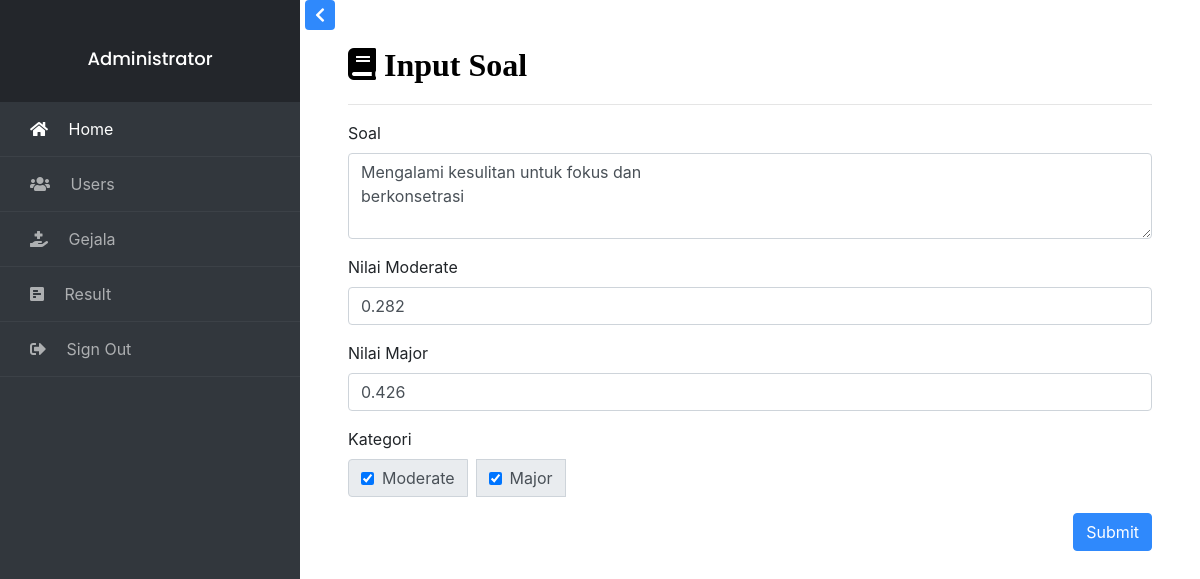
/Admin/editsoal.php?Soalid=4 (signed in), run on the app's committed database.
### tables this page shows
CREATE TABLE `soal` (
  `Soalid` int(11) NOT NULL,
  `Soal` text NOT NULL,
  `Nilai_H1` varchar(12) NOT NULL,
  `Nilai_H2` varchar(12) NOT NULL,
  `Moderate` int(11) NOT NULL,
  `Major` int(11) NOT NULL
);

### Admin/editsoal.php (the view, shortened to what this page needs)
<?php
require('../connected/db.php');
if (isset($_GET['Soalid'])) {
    $id = $_GET['Soalid'];
    $update = mysqli_query($conn, "SELECT * FROM soal WHERE Soalid='$id'");
    if (mysqli_num_rows($update) > 0) {
        while ($row = mysqli_fetch_array($update)) {
            $soal = $row['Soal'];
            $nilai_h1 = $row['Nilai_H1'];
            $nilai_h2 = $row['Nilai_H2'];
            $moderate = $row['Moderate'];
            $major = $row['Major'];
?>
            <!doctype html>
            <html lang="en">
            <head>
                <link rel="stylesheet" href="../assets/fontawesome/css/all.min.css">
                <link rel="stylesheet" href="assets/css/dashboard.css">
                <link rel="stylesheet" href="../assets/bootstrap-4.5.3-dist/css/bootstrap.min.css">
            </head>
            <body>
                <div class="wrapper d-flex align-items-stretch">
                    <nav id="sidebar">
                        <div class="custom-menu">
                            <button type="button" id="sidebarCollapse" class="btn btn-primary">
                            </button>
                        </div>
                        <div class="img bg-wrap text-center py-4" style="background-image: url(../../img/bg.jpg);">
                            <div class="user-logo">
                                <h3>Administrator</h3>
                            </div>
                        </div>
                        <ul class="list-unstyled components mb-5">
                            <li class="active">
                                <a href="dashboard.php"><span class="fas fa-home mr-3"></span> Home</a>
                            </li>
                            <li>
                                <a href="users.php"><span class="fas fa-users mr-3"></span> Users</a>
                            </li>
                            <li>
                                <a href="penyakit.php"><span class="fas fas fa-hand-holding-medical mr-3"></span> Gejala</a>
                            </li>
                            <li>
                                <a href="result.php"><span class="fas fa-poll-h mr-3"></span> Result</a>
                            </li>
                            <li>
                                <a href="logout.php"><span class="fas fa-sign-out-alt mr-3"></span> Sign Out</a>
                            </li>
                        </ul>
                    </nav>
                    <div id="content" class="p-4 p-md-5 pt-5">
                        <h2 class="fas fa-book"> Input Soal</h2>
                        <hr>
                        <form method="POST">
                            <div class="form-group">
                                <label for="soal">Soal</label>
                                <textarea class="form-control" id="soal" name="soal" rows="3"><?= $soal; ?></textarea>
                            </div>
                            <div class="form-group">
                                <label for="nilai">Nilai Moderate</label>
                                <input type="text" class="form-control" id="nilai_h1" name="nilai_h1" value="<?= $nilai_h1; ?>">
                            </div>
                            <div class="form-group">
                                <label for="nilai">Nilai Major</label>
                                <input type="text" class="form-control" id="nilai_h2" name="nilai_h2" value="<?= $nilai_h2; ?>">
                            </div>
                            <label for="nilai">Kategori</label>
                            <div class="input-group mb-3">
                                <div class="input-group-prepend">
                                    <div class="input-group-text">
                                        <input type="checkbox" aria-label="Checkbox for following text input" name="moderate" <?php if ($moderate == 1) {
                                                                                                                                    echo "checked";
                                                                                                                                } ?>> <span class="ml-2">Moderate</span>
                                    </div>
                                    <div class="ml-2 input-group-text">
                                        <input type="checkbox" aria-label="Checkbox for following text input" name="major" <?php if ($major == 1) {
                                                                                                                                echo "checked";
                                                                                                                            } ?>> <span class="ml-2">Major</span>
                                    </div>
                                </div>
                            </div>
                            <div class="form-group text-right">
                                <button type="submit" name="submit" class="btn btn-primary">Submit</button>
                            </div>
                    </div>
        <?php }
    }
} ?>
            </body>
            </html>

### data on the page
soal: soal "Mengalami kesulitan untuk fokus dan berkonsetrasi", nilai_h1 "0.282", nilai_h2 "0.426", Moderate "☑", Major "☑"
